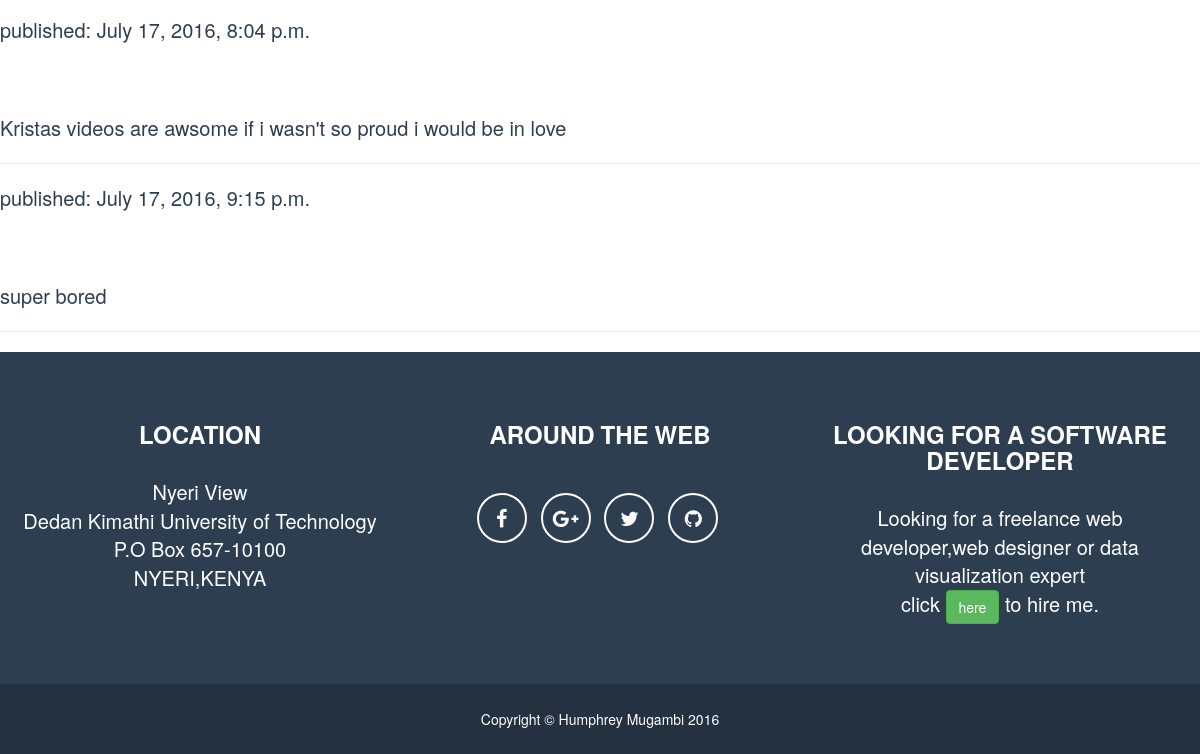
The page /blog/ (lower part) on the database as committed earlier.
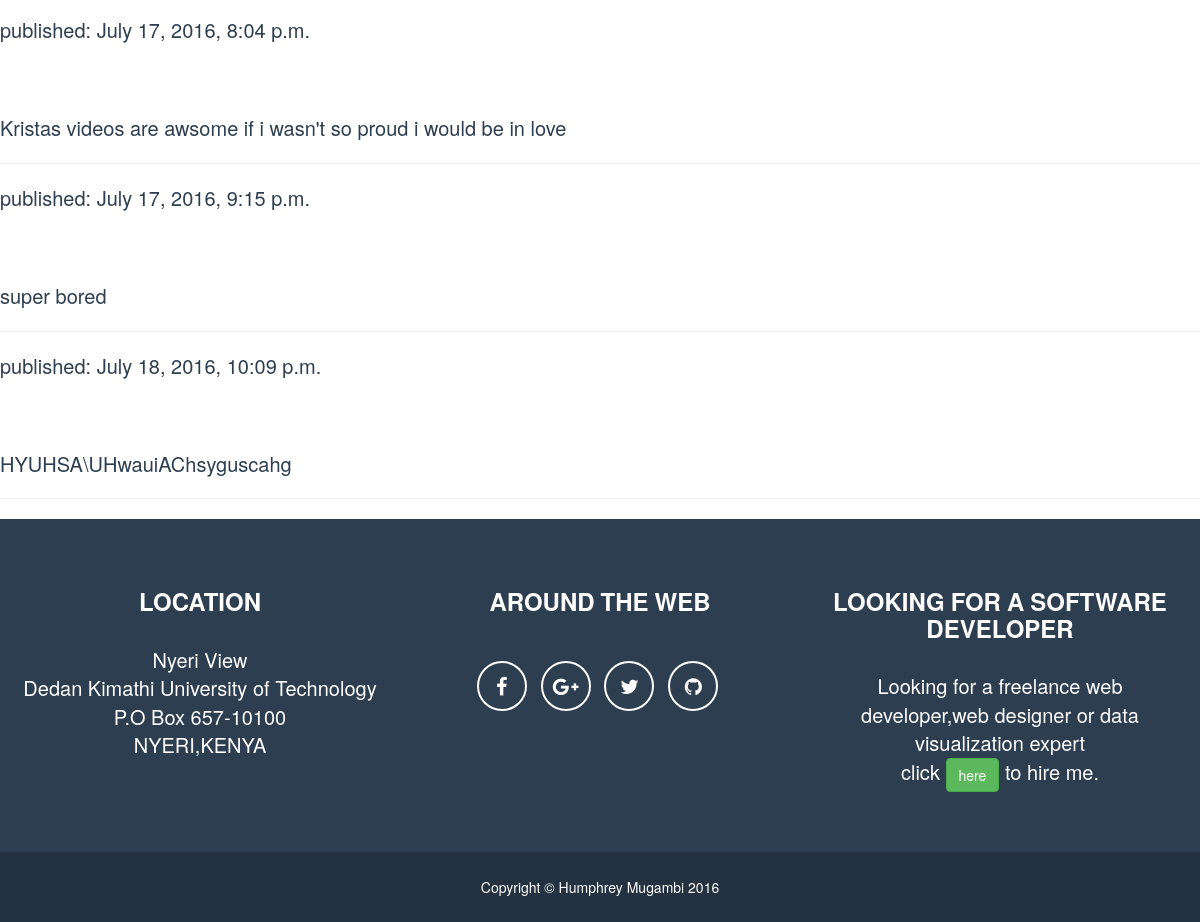
The same page on the database as committed later.
### blog/models.py (models this page shows, shortened)
class Post(models.Model):
    author = models.ForeignKey('auth.User')
    title = models.CharField(max_length=200)
    text = models.TextField()
    created_date = models.DateTimeField(
            default=timezone.now)
    published_date = models.DateTimeField(
            blank=True, null=True)

### blog/views.py (the view)
# urls.py: url(r'^blog/$', views.post_list, name='post_list'),
def post_list(request):
    posts = Post.objects.filter(published_date__lte=timezone.now()).order_by('published_date')
    return render(request, 'blog/post_list.html', {'posts':posts})

### blog/templates/blog/post_list.html
{% extends 'blog/base.html' %}
{% block content %}
            {% for post in posts %}
                <div class="post">
                    <div class="date">
                        <p>published: {{ post.published_date }}</p>
                    </div>
                   <h1><a href="{% url 'post_detail' pk=post.pk %}">{{ post.title }}</a></h1>
                    <p>{{ post.text|linebreaksbr }}</p>
                    <hr>
                </div>
            {% endfor %}
{% endblock %}

### blog/templates/blog/base.html (shortened to what this page needs)
{% load staticfiles %}
<!DOCTYPE html>
<html lang="en">
<head>
    <link rel="stylesheet" href="{% static 'css/bootstrap.min.css' %}">
    <link rel="stylesheet" href="{% static 'css/font-awesome.min.css' %}">
        <link rel="stylesheet" href="{% static 'css/freelancer.css' %}">
    <link rel="stylesheet" href="{% static 'css/style.css' %}">
  </head>
  <body id="page-top">
     {% block content %}
       {% endblock %}
    <footer class="text-center">
                <div class="footer-above">
                    <div class="container-fluid">
                        <div class="row">
                            <div class="footer-col col-md-4">
                                <h3>Location</h3>
                                <p>Nyeri View<br>Dedan Kimathi University of Technology<br>P.O Box 657-10100<br>NYERI,KENYA</p>
                            </div>
                            <div class="footer-col col-md-4">
                                <h3>Around the Web</h3>
                                <ul class="list-inline">
                                    <li>
                                        <a href="#" class="btn-social btn-outline"><i class="fa fa-fw fa-facebook"></i></a>
                                    </li>
                                    <li>
                                        <a href="#" class="btn-social btn-outline"><i class="fa fa-fw fa-google-plus"></i></a>
                                    </li>
                                    <li>
                                        <a href="#" class="btn-social btn-outline"><i class="fa fa-fw fa-twitter"></i></a>
                                    </li>
                                    <li>
                                        <a href="#" class="btn-social btn-outline"><i class="fa fa-fw fa-github"></i></a>
                                    </li>
                                </ul>
                            </div>
                            <div class="footer-col col-md-4">
                                <h3>LOOKING FOR A SOFTWARE DEVELOPER</h3>
                                <p>Looking for a freelance web developer,web designer or data visualization expert <br>
                                  click <a href="mailto:mugagambi@gmail.com?subject=Freelance Hiring"><button type="button" class="btn btn-success">here</button>
                             </a>to hire me. </p>
                            </div>
                        </div>
                    </div>
                </div>
                <div class="footer-below">
                    <div class="container">
                        <div class="row">
                            <div class="col-lg-12">
                                Copyright &copy; Humphrey Mugambi 2016
                            </div>
                        </div>
                    </div>
                </div>
            </footer>
  </body>
  </html>

### blog/static/css/freelancer.css (style rules this page uses)
body { overflow-x: hidden; }
p { font-size: 20px; }
a { color: white !important; }
h1, h2, h3, h4, h5, h6 { text-transform: uppercase; font-family: Montserrat,FontAwesome,"Helvetica Neue",Helvetica,Arial,sans-serif; font-weight: 700; }
.btn-outline { margin-top: 15px; border: solid 2px #fff; font-size: 20px; color: #fff; background: 0 0; transition: all .3s ease-in-out; }
footer { color: #fff; }
footer h3 { margin-bottom: 30px; }
footer .footer-above { padding-top: 50px; background-color: #2c3e50; }
footer .footer-col { margin-bottom: 50px; }
footer .footer-below { padding: 25px 0; background-color: #233140; }
.btn-social { display: inline-block; width: 50px; height: 50px; border: 2px solid #fff; border-radius: 100%; text-align: center; font-size: 20px; line-height: 45px; }

### blog/static/css/style.css (style rules this page uses)
body { color: #2c3e50; position: relative; }
a { color: #ffffff; }

Rows that differ between the two databases and show on the page:
added Post: published_date "July 18, 2016, 10:09 p.m.", text "HYUHSA\\UHwauiAChsyguscahg"
